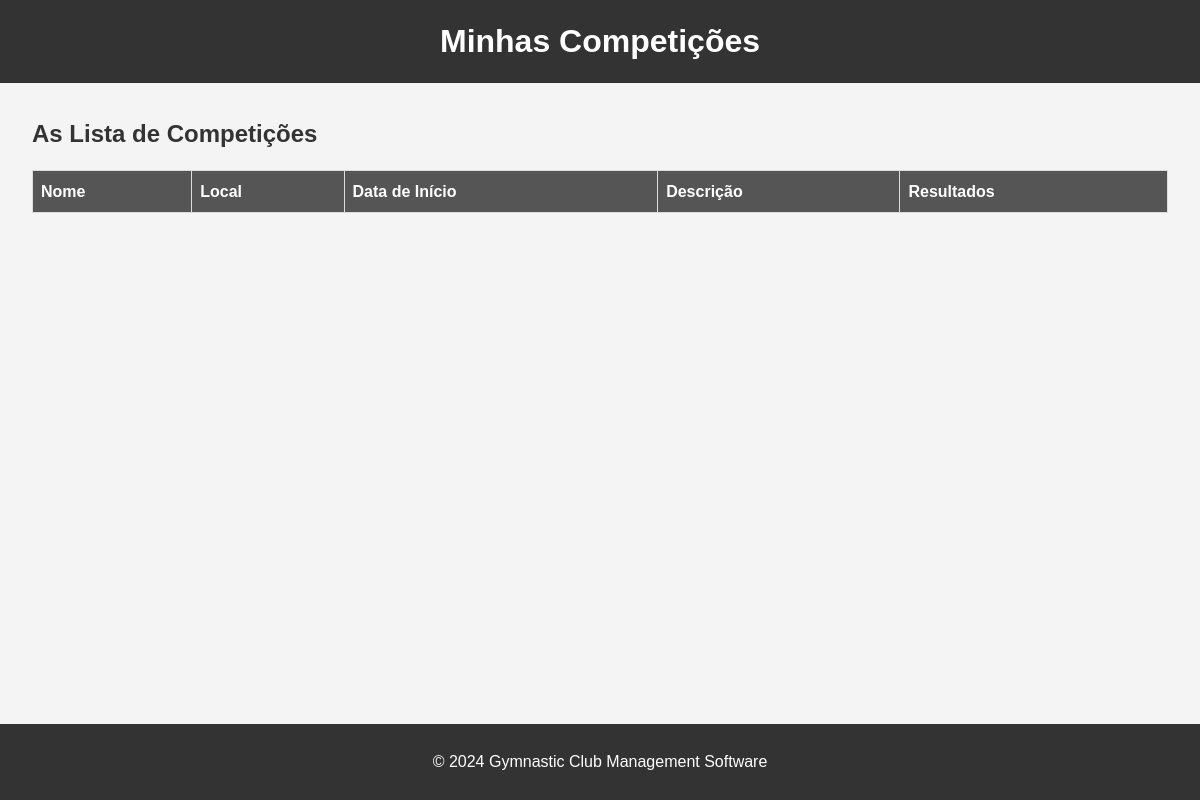
The page /frontend/list_compByAthlete.php?idAthlete=34 on the database as committed earlier.
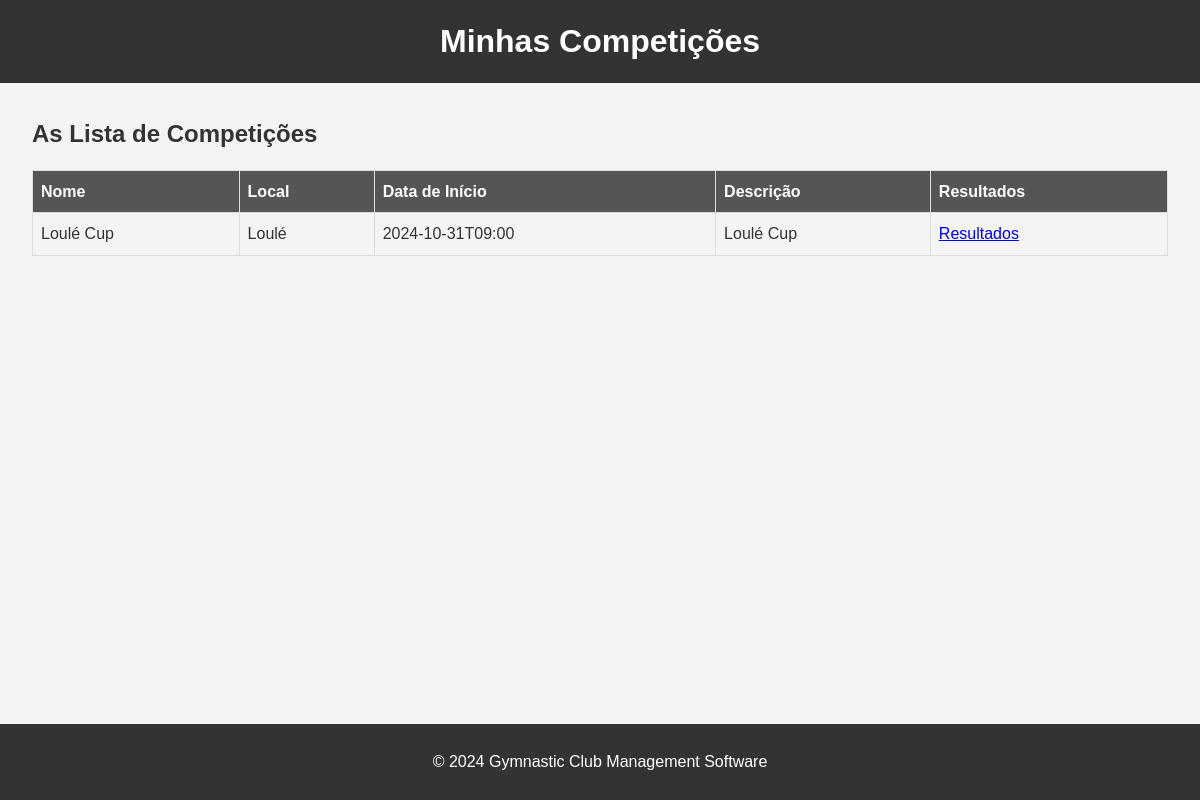
The same page on the database as committed later.
### tables this page shows
CREATE TABLE Competition (
    idCompetition INTEGER PRIMARY KEY AUTOINCREMENT,
    name VARCHAR(255) NOT NULL,
    local VARCHAR(255) NOT NULL,
    startTime DATETIME NOT NULL,
    endTime DATETIME NOT NULL,
    description TEXT NOT NULL,
    UNIQUE(idCompetition)

);

### frontend/list_compByAthlete.php (the view, shortened to what this page needs)
<!DOCTYPE html>
<html lang="pt">
<head>
    <link rel="stylesheet" href="../css/list_comp.css">
</head>
<body>
    <header>
        <h1>Minhas Competições</h1>
    </header>
    <main>
        <div class="competition-list">
            <h2> As Lista de Competições</h2>
            <table>
                <thead>
                    <tr>
                        <th>Nome</th>
                        <th>Local</th>
                        <th>Data de Início</th>
                        <th>Descrição</th>
                        <th>Resultados</th>
                    </tr>
                </thead>
                <tbody>
                    <?php
                    include '../backend/db_connect.php';
                    $athlete_id = $_GET['idAthlete'];
                    try {
                        $sql = "SELECT DISTINCT C.idCompetition, C.name, C.local, C.startTime, C.description
                                FROM Competition C
                                JOIN Result R ON C.idCompetition = R.idCompetition
                                WHERE R.idAthlete = :athlete_id
                                ORDER BY C.startTime DESC";
                        $stmt = $conn->prepare($sql);
                        $stmt->bindParam(':athlete_id', $athlete_id);
                        $stmt->execute();
                        while ($row = $stmt->fetch(PDO::FETCH_ASSOC)) {
                            echo "<tr>";
                            echo "<td>{$row['name']}</td>";
                            echo "<td>{$row['local']}</td>";
                            echo "<td>{$row['startTime']}</td>";
                            echo "<td>{$row['description']}</td>";
                            echo "<td><a href='comp_resultByAthlete.php?competition_id={$row['idCompetition']}&idAthlete={$athlete_id}'>Resultados</a></td>";
                            echo "</tr>";
                        }
                    } catch (Exception $e) {
                        echo "<tr><td colspan='7'>Erro: " . $e->getMessage() . "</td></tr>";
                    }
                    ?>
                </tbody>
            </table>
        </div>
    </main>
    <footer>
        <p>&copy; 2024 Gymnastic Club Management Software</p>
    </footer>
</body>
</html>

Rows that differ between the two databases and show on the page:
added competition: name "Loulé Cup", local "Loulé", startTime "2024-10-31T09:00", description "Loulé Cup"
